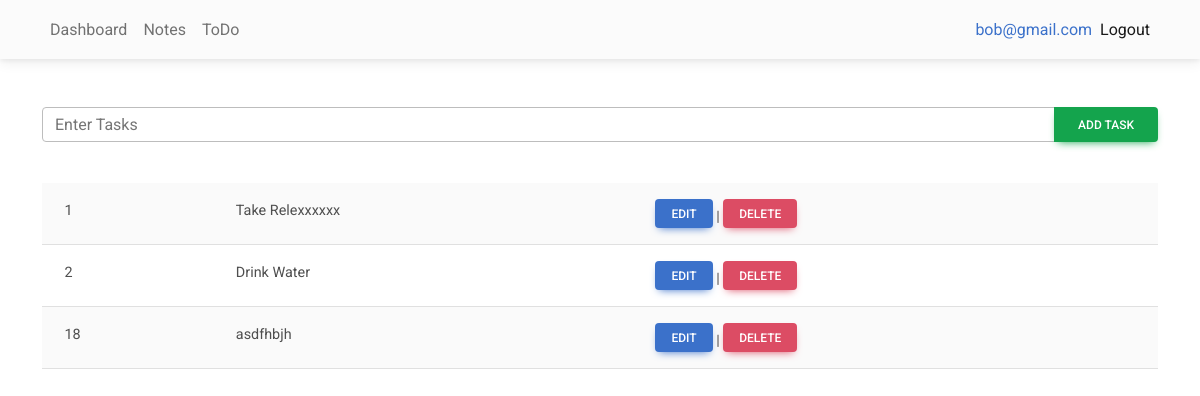
Page /todo (signed in) on the committed database.
### tables this page shows
CREATE TABLE `todo` (
  `todo_id` int(11) NOT NULL,
  `todo_list` varchar(255) NOT NULL,
  `user_id` int(11) NOT NULL
);

### todo.php (the view, shortened to what this page needs)
<?php require('database.php'); ?>
<?php
    $query = "SELECT * FROM todo WHERE user_id='".$_SESSION['user']['id']."'" ;
    $result = mysqli_query($conn, $query);
?>
<?php require('htmlHeader.php'); ?>
<?php require('navbar.php'); ?>
    <div class="container">
        <form method="POST" action="/create">
            <div class="input-group mb-3">
                <input type="text" name="todo-input" id="todo-input" class="form-control mt-5" placeholder="Enter Tasks" />
                <button class="btn btn-success mt-5" type="submit">Add Task</button>
            </div>
        </form>
        <br/>
        <table class="table table-striped">
                <?php while($rows = mysqli_fetch_assoc($result)) :?>
                <tr>
                    <td scope="col"><?= $rows['todo_id'] ?></td>
                    <td scope="col"><?= $rows['todo_list'] ?></td>
                    <td scope="col">
                        <a href="/todo/edit?id=<?= $rows['todo_id'] ?>" class="btn btn-primary btn-sm">Edit</a>
                        <span>|</span>
                        <a href="/todo/delete?id=<?= $rows['todo_id'] ?>" class="btn btn-danger btn-sm">Delete</a>
                    </td>
                </tr>
                <?php endwhile ?>
        </table>
    </div>
<?php require('htmlFooter.php'); ?>

### rows in the picture
todo: todo_id "1", todo_list "Take Relexxxxxx"
todo: todo_id "2", todo_list "Drink Water"
todo: todo_id "18", todo_list "asdfhbjh"

### other values in the picture
$_SESSION['user']['email'] "bob@gmail.com"
